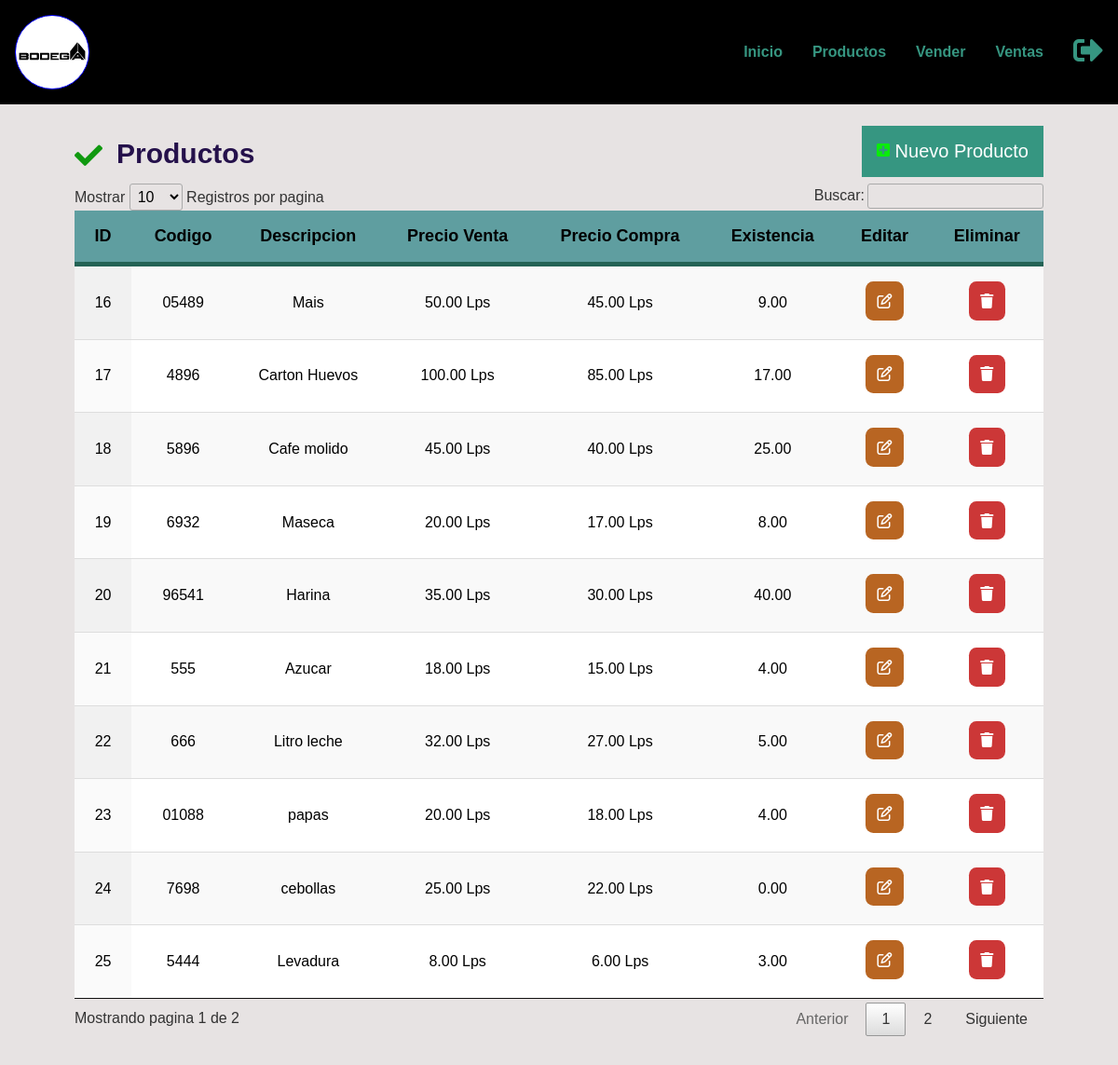
Page /listar_productos.php (signed in) on the committed database.
### tables this page shows
CREATE TABLE IF NOT EXISTS `productos` (
  `id` bigint(20) UNSIGNED NOT NULL AUTO_INCREMENT,
  `codigo` varchar(255) NOT NULL,
  `descripcion` varchar(255) NOT NULL,
  `precioVenta` decimal(5,2) NOT NULL,
  `precioCompra` decimal(5,2) NOT NULL,
  `existencia` decimal(5,2) NOT NULL,
  PRIMARY KEY (`id`)
);

### listar_productos.php (the view, shortened to what this page needs)
<?php
include_once "base_de_datos.php";
$where="";
$registros = $base->query("SELECT * FROM productos $where;")->fetchAll(PDO::FETCH_OBJ);
?>
<!DOCTYPE html>
<html lang="es">
<head>
   <link rel="stylesheet" href="Iconos/css/all.min.css">
   <link rel="stylesheet" href="css/datatables.min.css">
 <link rel="stylesheet" href="css/style copy.css">
  <link rel="stylesheet" href="css/reset.css?t=1">
  <link rel="stylesheet" href="css/grid.css">
  <link rel="stylesheet" href="css/layout.css?t=1">
  <link rel="stylesheet" href="css/nav.css?t=1">
  <link rel="stylesheet" href="css/style.css">
  <link rel="stylesheet" href="https://cdnjs.cloudflare.com/ajax/libs/font-awesome/5.15.3/css/all.min.css">
</head>
<body>
  <header class="container-fluid header">
    <div class="container f0">
      <div class="item ph12 md4  inli-block  vertical-middle">
           <a href="index.php">
        <h1 class="logo round">Productos</h1>
      </a>
      </div>
      <nav class="item ph12 md8  inli-block  vertical-middle center md-right p0 menu" id="menu" role="navigation">
        <ul>
          <li class="nobullet vertical-middle"><a class="item" href="index.php">Inicio</a></li>
          <li class="nobullet vertical-middle"><a class="item" href="listar_productos.php">Productos</a></li>
          <li class="nobullet vertical-middle"><a class="item" href="vender_producto.php">Vender</a></li>
          <li class="nobullet vertical-middle"><a class="item" href="ventas.php">Ventas</a></li>
          <li class="nobullet  vertical-middle "><a class="item " href="destruir_session.php"><i title="Salir"
                class="fas fa-sign-out-alt   f2"></i></a>
          </li>
        </ul>
      </nav>
    </div>
  </header>
  <section class="sec1">
    <div class="max-width">
      <div class="titulo">
      <i class="fas fa-check"></i> <h1>Productos</h1>
      </div>
      <div class="añadir">
        <a href="insertar_productos.php">
          <i class="fas fa-plus-square"></i> Nuevo Producto
        </a>
      </div>
    </div>
    <div class="tabla">
      <table class="display" id="myTable">
        <thead class="encabezado">
          <tr>
            <th HEIGHT="35px" >ID</th>
            <th>Codigo</th>
            <th>Descripcion</th>
            <th>Precio Venta</th>
            <th>Precio Compra</th>
            <th>Existencia</th>
            <th>Editar</th>
            <th>Eliminar</th>
          </tr>
        </thead>
        <tbody>
        <?php foreach($registros as $producto){ ?>
          <tr>
            <td><?php echo $producto->id ?></td>
            <td><?php echo $producto->codigo ?></td>
            <td><?php echo $producto->descripcion ?></td>
            <td><?php echo $producto->precioVenta ?> Lps</td>
            <td><?php echo $producto->precioCompra ?> Lps</td>
            <td><?php echo $producto->existencia ?></td>
            <td><a href="<?php echo "Acciones/editar_productos.php?id=" . $producto->id ?>"><i class="editar fa fa-edit"></i></a></td>
					<td><a href="<?php echo "Acciones/eliminar_producto.php?id=" . $producto->id ?>" class='btn_del'><i class="eliminar fa fa-trash"></i></a></td>
          </tr>
          <?php } ?>
        </tbody>
      </table>
    </div>
  </section>
</body>
</html>

### css/style copy.css (style rules this page uses)
.sec1 { width: 100%; height: 100vh; padding: 8rem 0; background-color: rgb(231, 227, 227); }
.sec1 .max-width { max-width: 1300px; margin: 0 auto; padding: 0 80px; display: flex; flex-direction: row; flex-flow: row nowrap; justify-content: space-between; align-items: center; }
.sec1 .max-width h1 { font-family: "Archivo Black", sans-serif; display: inline-block; font-size: 30px; font-weight: 700; color: rgb(37, 17, 75); }
.sec1 .max-width .añadir a { display: inline-block; font-size: 20px; vertical-align: bottom; }
.sec1 .max-width .añadir a i { color: rgb(10, 236, 10); }
.sec1 .max-width .añadir a { color: #fff; background-color: #369681; padding: 1rem; text-decoration: none; }
.sec1 .max-width .titulo i { font-size: 30px; color: rgb(16, 153, 16); }
.f0 { font-size: 0; }
.tabla { max-width: 1300px; margin: 0 auto; padding: 0 80px; border-collapse: collapse; }
.tabla table { width: 100%; border-collapse: collapse; }
.tabla table thead th { background-color: cadetblue; font-size: 18px; }
.tabla table thead { border-bottom: solid 5px #246355; color: #000; }
.tabla table tbody td { text-align: center; padding: 16px; }
.tabla table tbody tr td .editar { padding: 0.8rem; color: #fff; border-radius: 20%; background-color: rgb(184, 101, 34); cursor: pointer; }
.tabla table tbody tr td .eliminar { padding: 0.8rem; color: #fff; border-radius: 20%; background-color: rgb(204, 55, 55); cursor: pointer; }

### css/grid.css (style rules this page uses)
.container, .container-fluid { display: block; width: 100%; margin:auto; }
.container { max-width: 1200px; }
.item { display: block; padding: 16px; padding: 1rem; }
.ph12 { width: 100%; }
@media (min-width: 48em) { .md8 { width: 66.666666666666666666666666666667%; } }
@media (min-width: 48em) { .md4 { width: 33.333333333333333333333333333333%; } }

### css/layout.css (style rules this page uses)
.inli-block { display: inline-block; }
.vertical-middle { vertical-align: middle; }
.center { text-align: center; }
.f0 { font-size: 0; }
.f2 { font-size: 32px; font-size: 2rem; }
.p0 { padding: 0; }
.round { border-radius: 100%; }
.nobullet { margin-left: 0; list-style-type: none; }
@media (min-width: 48em) { .md-right { text-align: right; } }

### css/nav.css (style rules this page uses)
nav[role="navigation"] { -webkit-transition: all 0.3s ease-out; -moz-transition: all 0.3s ease-out; -ms-transition: all 0.3s ease-out; -o-transition: all 0.3s ease-out; transition: all 0.3s ease-out; }
.js nav[role="navigation"] { overflow: hidden; max-height: 0; }
nav[role="navigation"] ul { border-top: thin solid #808080; }
nav[role="navigation"] li { border-bottom: thin solid #808080; }
@media screen and (min-width: 48em) { .js nav[role="navigation"] { max-height: none; } }
@media screen and (min-width: 48em) { nav[role="navigation"] ul { border: 0; } }
@media screen and (min-width: 48em) { nav[role="navigation"] li { display: inline-block; border: 0; } }

### css/style.css (style rules this page uses)
.header { position: fixed; width: 100%; z-index: 999; background-color: #000; }
.logo { width: 5rem; height: 5rem; border: 1px solid blue; text-indent: 9999px; background: transparent url("../images/bodega.svg") no-repeat left; cursor: pointer; background-size: contain; }
.menu { font-weight: 700; }
.titulo { font-size: 13vw; font-family: Georgia, "Times New Roman", Times, serif, sans-serif; }
@media screen and (min-width: 20em) { .titulo { font-size: 12vw; } }
@media screen and (min-width: 48em) { .titulo { font-size: 5vw; } }
@media screen and (min-width: 64em) { .titulo { font-size: 5vw; } }

### rows in the picture
productos: id "16", codigo "05489", descripcion "Mais", precioVenta "50.00", precioCompra "45.00", existencia "9.00"
productos: id "17", codigo "4896", descripcion "Carton Huevos", precioVenta "100.00", precioCompra "85.00", existencia "17.00"
productos: id "18", codigo "5896", descripcion "Cafe molido", precioVenta "45.00", precioCompra "40.00", existencia "25.00"
productos: id "19", codigo "6932", descripcion "Maseca", precioVenta "20.00", precioCompra "17.00", existencia "8.00"
productos: id "20", codigo "96541", descripcion "Harina", precioVenta "35.00", precioCompra "30.00", existencia "40.00"
productos: id "21", codigo "555", descripcion "Azucar", precioVenta "18.00", precioCompra "15.00", existencia "4.00"
productos: id "22", codigo "666", descripcion "Litro leche", precioVenta "32.00", precioCompra "27.00", existencia "5.00"
productos: id "23", codigo "01088", descripcion "papas", precioVenta "20.00", precioCompra "18.00", existencia "4.00"
productos: id "24", codigo "7698", descripcion "cebollas", precioVenta "25.00", precioCompra "22.00", existencia "0.00"
productos: id "25", codigo "5444", descripcion "Levadura", precioVenta "8.00", precioCompra "6.00", existencia "3.00"
